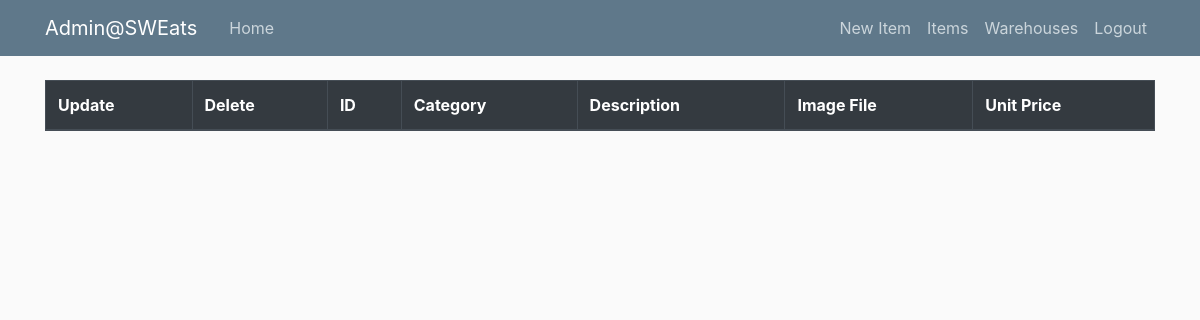
Page /admin/item (signed in) on the earlier database version.
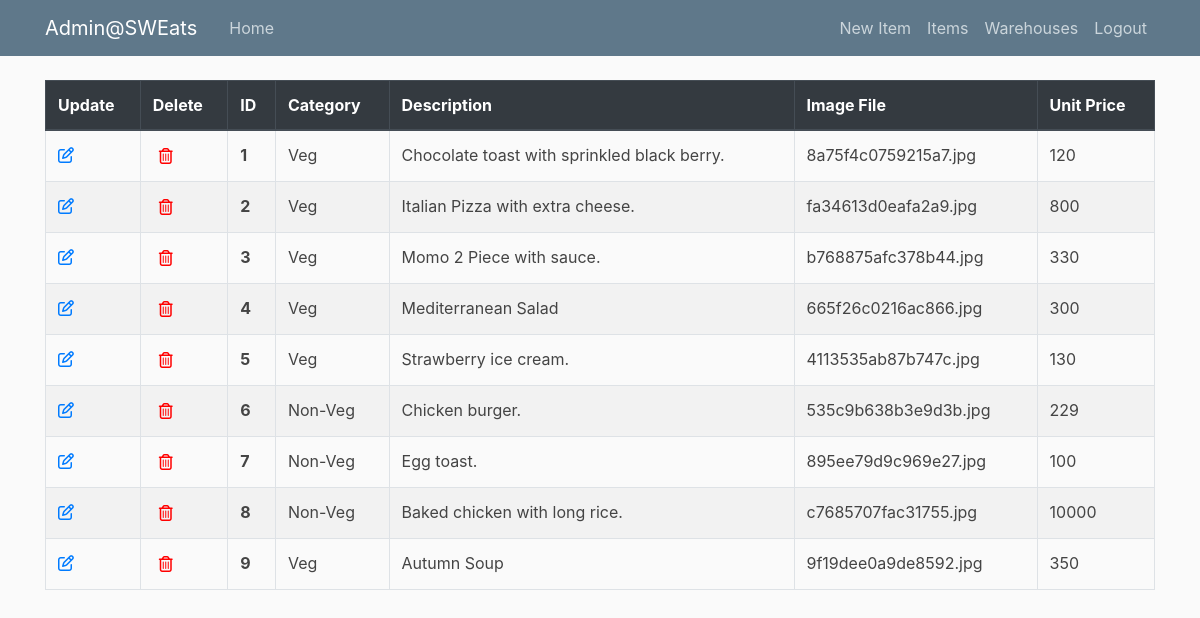
Same page on the later database version.
### sweats/models.py (models this page shows, shortened)
class Item(db.Model):
    __tablename__ = 'items'
    id = db.Column(db.Integer , primary_key=True)
    category = db.Column(db.String(20))
    description = db.Column(db.String(200), nullable=False)
    image_file = db.Column(db.String(20), nullable=False)
    unit_price = db.Column(db.Integer , nullable=False)
    order_items = db.relationship('OrderItem' , backref='item' , lazy=True)

### sweats/admin/routes.py (the view)
@admin.route('/admin/<model_name>')
@login_required
def model(model_name):
    if not current_user.admin:
        abort(403)
    model_instance = ''
    if model_name == "item":
        model_instance = Item
        title = "Items"
        template_name = 'items.html'
    elif model_name == "warehouse":
        model_instance = Warehouse
        title = "Warehouses"
        template_name = 'warehouses.html'
    items = model_instance.query.all()
    return render_template('admin/'+template_name, title=title, items=items)

### sweats/models.py (called while the page is built)
@login_manager.user_loader
def load_user(user_id):
    return Customer.query.get(int(user_id))

### sweats/templates/admin/items.html
{% extends "admin/home.html" %}
{% block nav %}
    <a class="nav-item nav-link" href="{{ url_for('admin.new_model', model_name='item') }}">New Item</a>
{% endblock nav %}
{% block content %}
<table class="table table-bordered">
    <thead class="thead-dark">
    <tr>
        <th scope="col">Update</th>
        <th scope="col">Delete</th>
        <th scope="col">ID</th>
        <th scope="col">Category</th>
        <th scope="col">Description</th>
        <th scope="col">Image File</th>
        <th scope="col">Unit Price</th>
    </tr>
    </thead>
    <tbody>
    {% for item in items %}
        <tr class="table-row" data-href="#">
            <td><a href="{{ url_for('admin.update_item', item_id=item.id) }}"><i class="far fa-edit"></i></a></td>
            <td><form class="delete-item-form" action="{{ url_for('admin.delete_model_instance', model_name='item', instance_id=item.id) }}" method="POST"><button type="submit" class="delete-button"><i class="far fa-trash-alt"></i></button></form></td>
            <th scope="row">{{ item.id }}</th>
            <td>{{ item.category }}</td>
            <td>{{ item.description }}</td>
            <td>{{ item.image_file }}</td>
            <td>{{ item.unit_price }}</td>
        </tr>
    {% endfor %}
    </tbody>
</table>
{% endblock content %}

Differences in the rows shown:
added Item: id "1", category "Veg", description "Chocolate toast with sprinkled black berry.", image_file "8a75f4c0759215a7.jpg", unit_price "120"
added Item: id "2", category "Veg", description "Italian Pizza with extra cheese.", image_file "fa34613d0eafa2a9.jpg", unit_price "800"
added Item: id "3", category "Veg", description "Momo 2 Piece with sauce.", image_file "b768875afc378b44.jpg", unit_price "330"
added Item: id "4", category "Veg", description "Mediterranean Salad", image_file "665f26c0216ac866.jpg", unit_price "300"
added Item: id "5", category "Veg", description "Strawberry ice cream.", image_file "4113535ab87b747c.jpg", unit_price "130"
added Item: id "6", category "Non-Veg", description "Chicken burger.", image_file "535c9b638b3e9d3b.jpg", unit_price "229"
added Item: id "7", category "Non-Veg", description "Egg toast.", image_file "895ee79d9c969e27.jpg", unit_price "100"
added Item: id "8", category "Non-Veg", description "Baked chicken with long rice.", image_file "c7685707fac31755.jpg", unit_price "10000"
added Item: id "9", category "Veg", description "Autumn Soup", image_file "9f19dee0a9de8592.jpg", unit_price "350"
